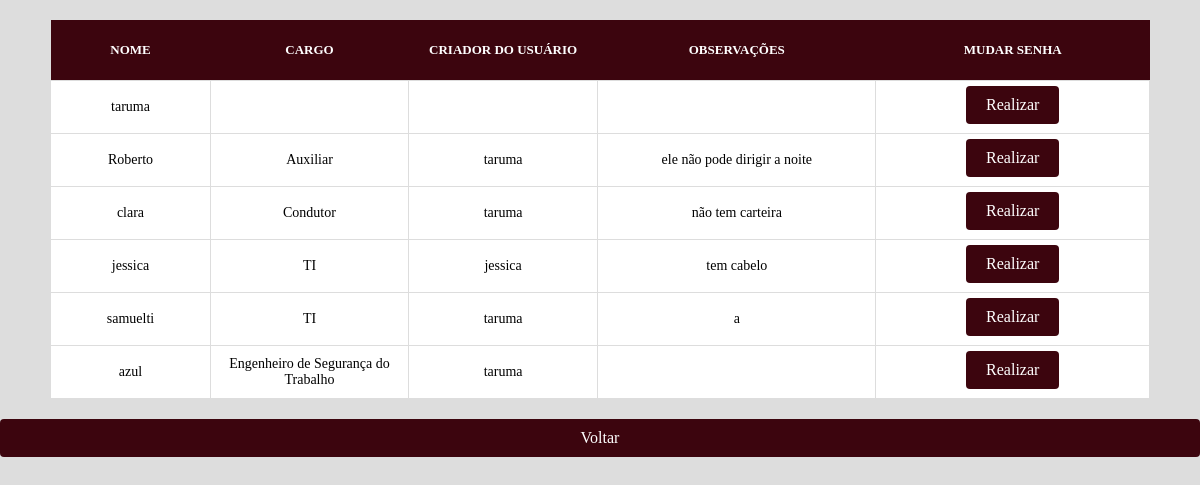
/taruma/usuarios.php (signed in), run on the app's committed database.
### tables this page shows
CREATE TABLE `usuarios` (
  `id` bigint(20) UNSIGNED NOT NULL,
  `login` varchar(255) NOT NULL,
  `senha` varchar(255) NOT NULL,
  `prioridade` int(2) NOT NULL,
  `superior` varchar(255) DEFAULT NULL,
  `cargo` varchar(255) NOT NULL,
  `observacoes` varchar(255) DEFAULT NULL
);

### taruma/usuarios.php (the view, shortened to what this page needs)
<!DOCTYPE html>
<html lang="pt-BR">
<?php
include('conexao.php');
$prioridade = isset($_SESSION['prioridade']) ? $_SESSION['prioridade'] : null;
$sql = "SELECT * FROM usuarios ";
$result = mysqli_query($link, $sql) or die('Query failed: ' . mysqli_error($link));
?>
<head>
    <link rel="stylesheet" href="css/styleTabelas.css">
</head>
<body>
    <table>
        <thead>
            <th>NOME</th>
            <th>CARGO</th>
            <th>CRIADOR DO USUÁRIO</th>
            <th>OBSERVAÇÕES</th>
            <?php
            if ($prioridade >= 50) { ?>
                <th>MUDAR SENHA</th>
            <?php } ?>
        </thead>
        <tbody>
            <?php
            while ($row = mysqli_fetch_array($result, MYSQLI_ASSOC)) { ?>
                <tr>
                    <td><?= $row['login'] ?></td>
                    <td><?= $row['cargo'] ?></td>
                    <td><?= $row['superior'] ?></td>
                    <td><?= $row['observacoes'] ?></td>
                    <?php
                    if ($prioridade >= 50) {
                        $id = $row['id'];
                    ?>
                        <td><a class="botao" href="admsenha.php?id=<?= $id ?>">Realizar <?php $id ?></a></td>
                    <?php } ?>
                </tr>
            <?php } ?>
        </tbody>
    </table>
    <a class="botao" href="menu.php">Voltar</a>
</body>
</html>

### taruma/css/styleTabelas.css (style rules this page uses)
* { margin: 0; overflow-x: hidden; font-family: Cambria, Cochin, Georgia, Times, 'Times New Roman', serif; }
html, body { width: 100%; height: 100%; margin: 0; padding: 0; }
body { display: flex; flex-direction: column; background-color: #ddd; position: relative; height: 100%; min-height: 100%; }
table { border-collapse: collapse; margin: 20px 50px; }
thead { border: 0; }
tbody { border: 0; }
th { height: 50px; width: 50px; font-size: 13px; font-weight: bold; text-align: center; color: white; background-color: #3c050e; padding: 5px; }
td { height: 30px; width: 50px; text-align: center; font-size: 14px; background: white; color: black; border: 1px solid #ddd; padding: 5px; }
a { font-size: 14px; color: black; text-decoration: none; }
a { display: inline-block; padding: 10px 20px; font-size: 16px; text-align: center; text-decoration: none; background-color: #3c050e; color: white; border-radius: 4px; transition: background-color 0.3s; }

### data on the page
usuarios: login "taruma"
usuarios: login "Roberto", cargo "Auxiliar", superior "taruma", observacoes "ele não pode dirigir a noite"
usuarios: login "clara", cargo "Condutor", superior "taruma", observacoes "não tem carteira"
usuarios: login "jessica", cargo "TI", superior "jessica", observacoes "tem cabelo"
usuarios: login "samuelti", cargo "TI", superior "taruma", observacoes "a"
usuarios: login "azul", cargo "Engenheiro de Segurança do Trabalho", superior "taruma"
